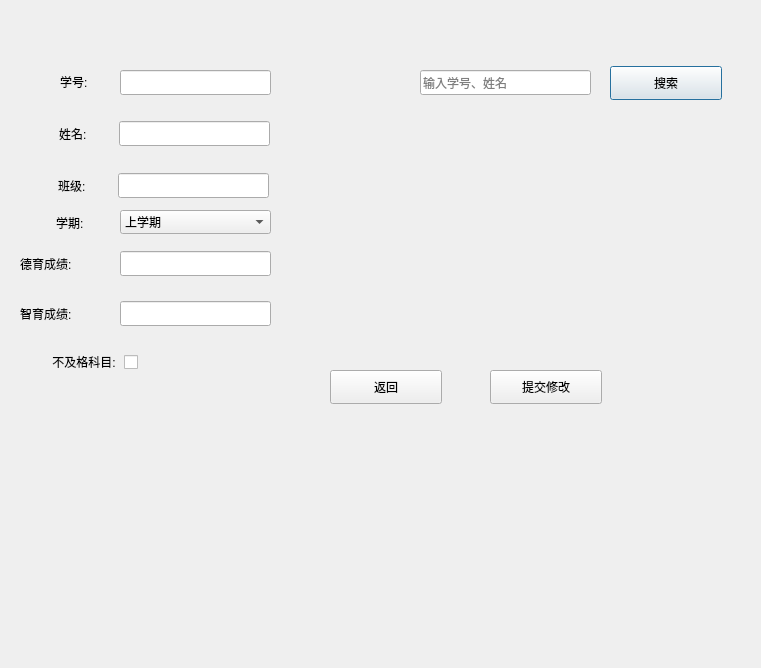
<?xml version="1.0" encoding="UTF-8"?>
<ui version="4.0">
 <class>CJImport</class>
 <widget class="QDialog" name="CJImport">
  <property name="geometry">
   <rect>
    <x>0</x>
    <y>0</y>
    <width>761</width>
    <height>668</height>
   </rect>
  </property>
  <property name="windowTitle">
   <string>成绩录入</string>
  </property>
  <widget class="QLabel" name="label">
   <property name="geometry">
    <rect>
     <x>70</x>
     <y>60</y>
     <width>81</width>
     <height>18</height>
    </rect>
   </property>
   <property name="text">
    <string/>
   </property>
  </widget>
  <widget class="QLabel" name="label_2">
   <property name="geometry">
    <rect>
     <x>60</x>
     <y>73</y>
     <width>81</width>
     <height>18</height>
    </rect>
   </property>
   <property name="text">
    <string>学号:</string>
   </property>
  </widget>
  <widget class="QLineEdit" name="idEdit">
   <property name="geometry">
    <rect>
     <x>120</x>
     <y>70</y>
     <width>151</width>
     <height>25</height>
    </rect>
   </property>
  </widget>
  <widget class="QLineEdit" name="searchEdit">
   <property name="geometry">
    <rect>
     <x>420</x>
     <y>70</y>
     <width>171</width>
     <height>25</height>
    </rect>
   </property>
   <property name="toolTip">
    <string/>
   </property>
   <property name="placeholderText">
    <string>输入学号、姓名</string>
   </property>
  </widget>
  <widget class="QLabel" name="label_4">
   <property name="geometry">
    <rect>
     <x>59</x>
     <y>125</y>
     <width>81</width>
     <height>18</height>
    </rect>
   </property>
   <property name="text">
    <string>姓名:</string>
   </property>
  </widget>
  <widget class="QLineEdit" name="nameEdit">
   <property name="geometry">
    <rect>
     <x>119</x>
     <y>121</y>
     <width>151</width>
     <height>25</height>
    </rect>
   </property>
  </widget>
  <widget class="QPushButton" name="searchBtn">
   <property name="geometry">
    <rect>
     <x>610</x>
     <y>66</y>
     <width>112</width>
     <height>34</height>
    </rect>
   </property>
   <property name="text">
    <string>搜索</string>
   </property>
  </widget>
  <widget class="QLineEdit" name="classEdit">
   <property name="geometry">
    <rect>
     <x>118</x>
     <y>173</y>
     <width>151</width>
     <height>25</height>
    </rect>
   </property>
  </widget>
  <widget class="QLabel" name="label_5">
   <property name="geometry">
    <rect>
     <x>58</x>
     <y>177</y>
     <width>81</width>
     <height>18</height>
    </rect>
   </property>
   <property name="text">
    <string>班级:</string>
   </property>
  </widget>
  <widget class="QLabel" name="label_6">
   <property name="geometry">
    <rect>
     <x>20</x>
     <y>255</y>
     <width>81</width>
     <height>18</height>
    </rect>
   </property>
   <property name="text">
    <string>德育成绩:</string>
   </property>
  </widget>
  <widget class="QLineEdit" name="DYEdit">
   <property name="geometry">
    <rect>
     <x>120</x>
     <y>251</y>
     <width>151</width>
     <height>25</height>
    </rect>
   </property>
  </widget>
  <widget class="QLabel" name="label_7">
   <property name="geometry">
    <rect>
     <x>20</x>
     <y>305</y>
     <width>81</width>
     <height>18</height>
    </rect>
   </property>
   <property name="text">
    <string>智育成绩:</string>
   </property>
  </widget>
  <widget class="QLineEdit" name="ZYEdit">
   <property name="geometry">
    <rect>
     <x>120</x>
     <y>301</y>
     <width>151</width>
     <height>25</height>
    </rect>
   </property>
  </widget>
  <widget class="QCheckBox" name="failCheck">
   <property name="geometry">
    <rect>
     <x>-33</x>
     <y>351</y>
     <width>171</width>
     <height>22</height>
    </rect>
   </property>
   <property name="layoutDirection">
    <enum>Qt::RightToLeft</enum>
   </property>
   <property name="text">
    <string>不及格科目: </string>
   </property>
  </widget>
  <widget class="QPushButton" name="okBtn">
   <property name="geometry">
    <rect>
     <x>490</x>
     <y>370</y>
     <width>112</width>
     <height>34</height>
    </rect>
   </property>
   <property name="text">
    <string>提交修改</string>
   </property>
  </widget>
  <widget class="QPushButton" name="cancelBtn">
   <property name="geometry">
    <rect>
     <x>330</x>
     <y>370</y>
     <width>112</width>
     <height>34</height>
    </rect>
   </property>
   <property name="text">
    <string>返回</string>
   </property>
  </widget>
  <widget class="QLabel" name="label_8">
   <property name="geometry">
    <rect>
     <x>56</x>
     <y>214</y>
     <width>81</width>
     <height>18</height>
    </rect>
   </property>
   <property name="text">
    <string>学期:</string>
   </property>
  </widget>
  <widget class="QComboBox" name="comboBox">
   <property name="geometry">
    <rect>
     <x>120</x>
     <y>210</y>
     <width>151</width>
     <height>24</height>
    </rect>
   </property>
   <item>
    <property name="text">
     <string>上学期</string>
    </property>
   </item>
   <item>
    <property name="text">
     <string>下学期</string>
    </property>
   </item>
  </widget>
 </widget>
 <resources/>
 <connections/>
</ui>
